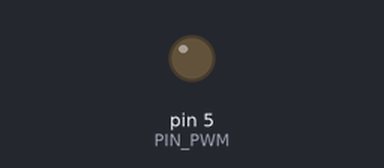
This program was run on a simulated Arduino Uno, built with avr-gcc and run on an emulated ATmega328P. Shown: output pins drawn as LEDs (lit = HIGH). What the program prints to the serial monitor is not drawn.

Above: at 0.1 s.
Timing chart, 0 to 1.6 s (numbered marks = the images above):
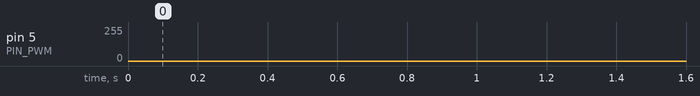

The program:

main.cpp
```cpp
#include <Arduino.h>

#define NUM_DEGREE 16
#define PIN_PWM 5

float zeta[NUM_DEGREE];
float S[NUM_DEGREE];
uint8_t pwmDuty[NUM_DEGREE];

void setup()
{
  Serial.begin(115200);
  pinMode(PIN_PWM, OUTPUT);

  for (int i = 0; i < NUM_DEGREE; i++)
  {
    zeta[i] = 360.0 / NUM_DEGREE * i;
    S[i] = sin(DEG_TO_RAD * zeta[i]);
    pwmDuty[i] = map(S[i] * 1000, -1000, 1000, 0, 255);

    // pwmDuty[i] = map(sin(DEG_TO_RAD * 360.0 / NUM_DEGREE * i) * 500, -500, 500, 0, 255);
    Serial.print(zeta[i]);
    Serial.print(" ");
    Serial.print(S[i]);
    Serial.print(" ");
    Serial.print(pwmDuty[i]);
    Serial.println();
  }
}

void loop()
{
  for (int i = 0; i < NUM_DEGREE; i++)
  {
    analogWrite(PIN_PWM, pwmDuty[i]);
    delayMicroseconds(4000);
  }
}
```
